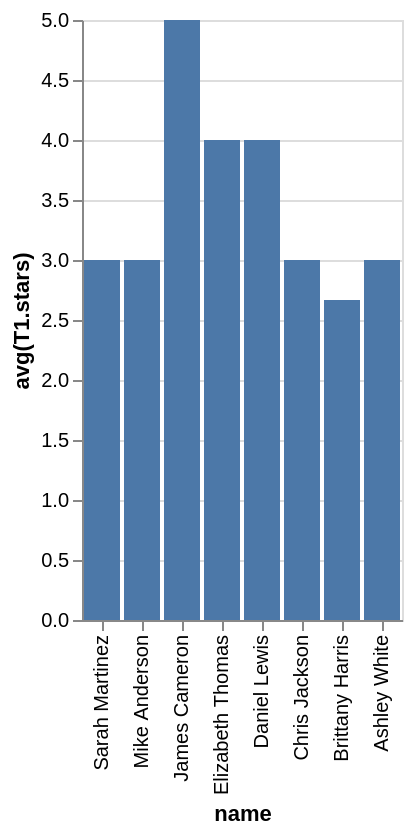

Write a Vega-Lite specification for this figure.
### Vega-Lite specification from a JSON file in a GitHub repository (floating-point values rounded to 4 significant figures)
{"data": {"values": [{"x_data": "Sarah Martinez", "y_data": 3}, {"x_data": "Mike Anderson", "y_data": 3}, {"x_data": "James Cameron", "y_data": 5}, {"x_data": "Elizabeth Thomas", "y_data": 4}, {"x_data": "Daniel Lewis", "y_data": 4}, {"x_data": "Chris Jackson", "y_data": 3}, {"x_data": "Brittany Harris", "y_data": 2.667}, {"x_data": "Ashley White", "y_data": 3}]}, "mark": "bar", "encoding": {"x": {"field": "x_data", "type": "nominal", "title": "name", "sort": "descending"}, "y": {"field": "y_data", "type": "quantitative", "title": "avg(T1.stars)"}}}
